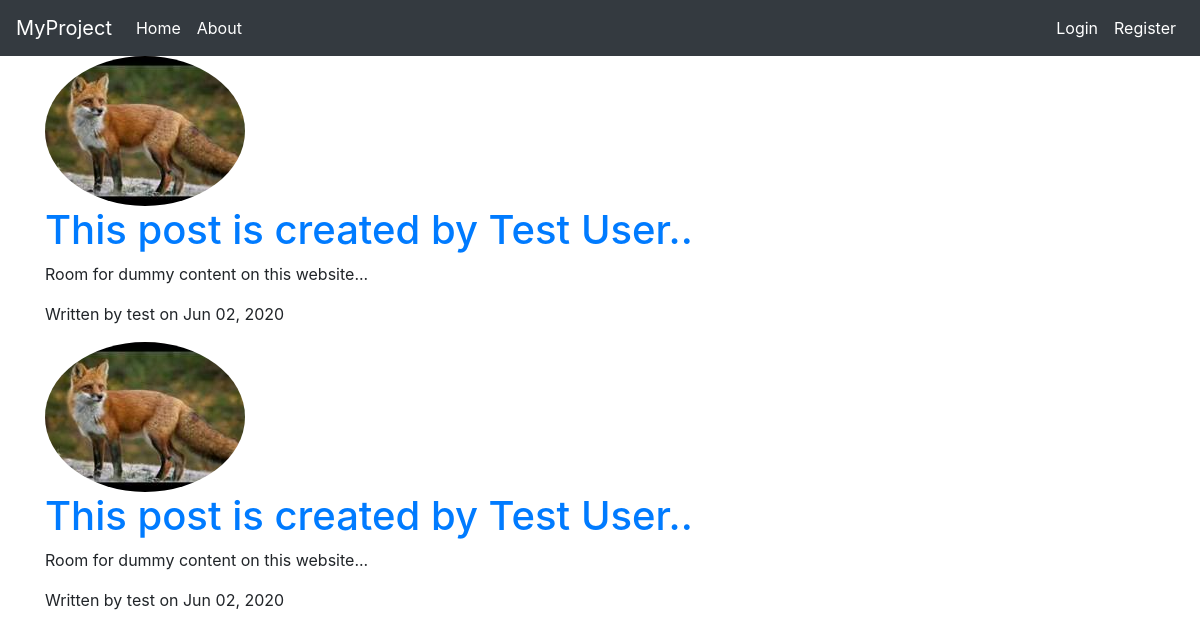
Before: / with the older database file.
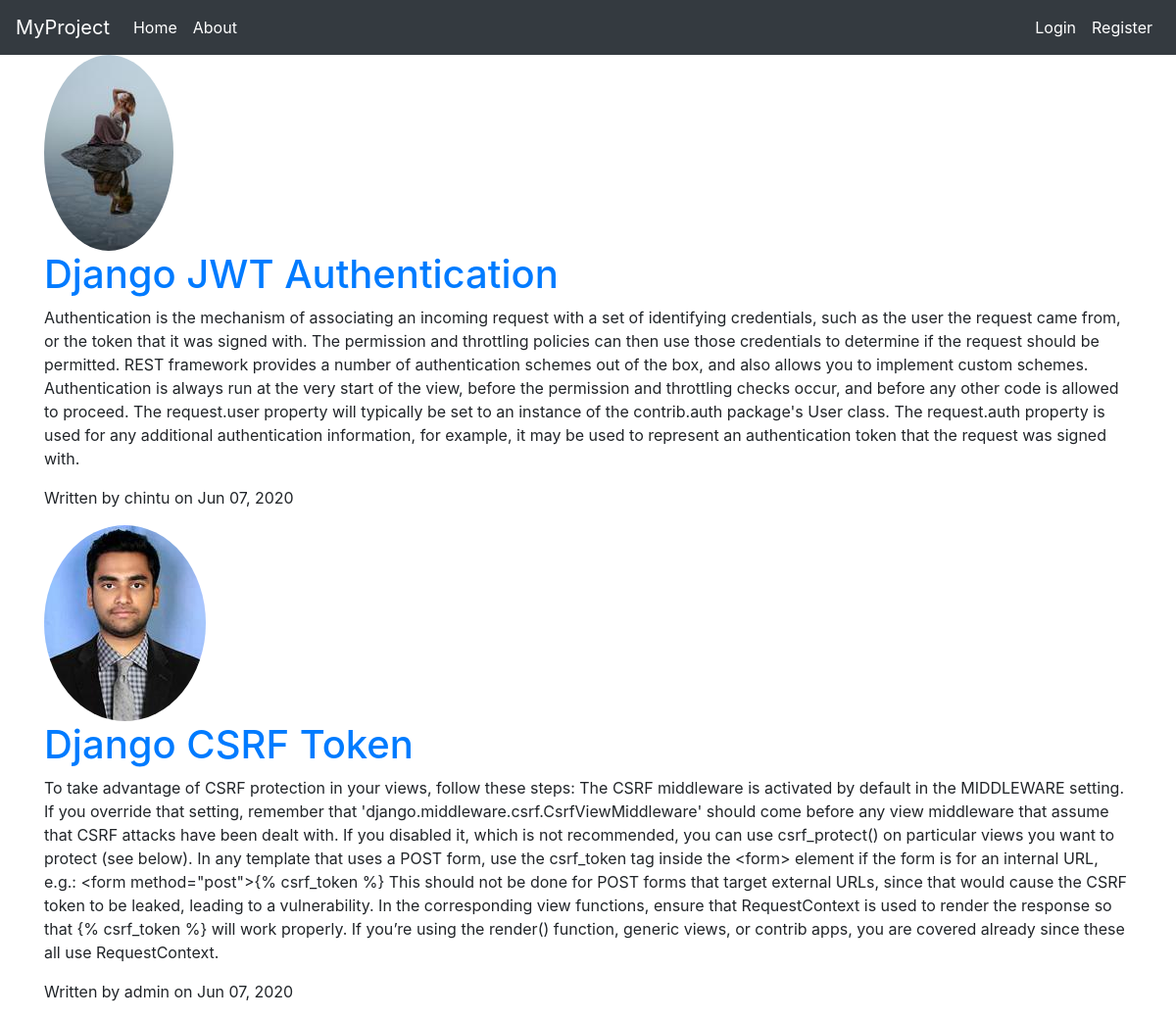
After: the same page with the newer database file.
### blog/models.py (models this page shows, shortened)
class Post(models.Model):
    title = models.CharField(max_length=200)
    content = models.TextField()
    date_posted = models.DateTimeField(default=timezone.now)
    author = models.ForeignKey(User, on_delete = models.CASCADE)

### users/models.py (models this page shows, shortened)
class Profile(models.Model):
    user = models.OneToOneField(User, on_delete=models.CASCADE)
    image = models.ImageField(default="default.jpg", upload_to='profile_pics')
    nickname = models.CharField(max_length=64, null=True, blank=True)
    dob = models.DateField(null=True, blank=True)
    gender = models.CharField(max_length=1,
                              choices=GENDER_CHOICES, default='M')
    bio = models.TextField(max_length=1024, null=True, blank=True)

### blog/views.py (the view)
# urls.py: path('', PostListView.as_view(), name='home'),
class PostListView(ListView):
    model = Post
    template_name = 'blog/home.html' #by default looks for (<app_name>/<model>_<viewtype.html>)
    context_object_name = 'posts'  #looks for object_list(Default)
    ordering = ['-date_posted']
    paginate_by = 2

### blog/templates/blog/home.html
{% extends 'blog/base.html' %}
{% block content %}
{% for post in posts %}
  <img class="rounded-circle" src="{{ post.author.profile.image.url }}">
  <h1><a href="{% url 'post-detail' post.pk %}">{{ post.title }}</a></h1>
  <p>{{ post.content }}</p>
  <p>Written by {{ post.author }} on {{ post.date_posted|date:"M d, Y" }} </p>
{% endfor %}
{% endblock %}

Changed rows visible on the page:
removed Post: author.profile.image (picture), title "This post is created by Test User..", content "Room for dummy content on this website...", author "test", date_posted "Jun 02, 2020"
removed Post: author.profile.image (picture), title "This post is created by Test User..", content "Room for dummy content on this website...", author "test", date_posted "Jun 02, 2020"
added Post: author.profile.image (picture), title "Django JWT Authentication", content "Authentication is the mechanism of associating an incoming request with a set of identifying credentials, such as the user the request came from, or the token that it was signed with. The permission and throttling policies can then use those credentials to determine if the request should be permitted. REST framework provides a number of authentication schemes out of the box, and also allows you to implement custom schemes. Authentication is always run at the very start of the view, before the permission and throttling checks occur, and before any other code is allowed to proceed. The request.user property will typically be set to an instance of the contrib.auth package's User class. The…", author "chintu", date_posted "Jun 07, 2020"
now on this page (row edited): Post: author.profile.image (picture), title "Django CSRF Token", content "To take advantage of CSRF protection in your views, follow these steps: The CSRF middleware is activated by default in the MIDDLEWARE setting. If you override that setting, remember that 'django.middleware.csrf.CsrfViewMiddleware' should come before any view middleware that assume that CSRF attacks have been dealt with. If you disabled it, which is not recommended, you can use csrf_protect() on particular views you want to protect (see below). In any template that uses a POST form, use the csrf_token tag inside the <form> element if the form is for an internal URL, e.g.: <form method=\"post\">{% csrf_token %} This should not be done for POST forms that target external URLs, since that would…", author "admin", date_posted "Jun 07, 2020"
